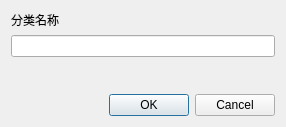
<?xml version="1.0" encoding="UTF-8"?>
<ui version="4.0">
 <class>AddClassifyDialog</class>
 <widget class="QDialog" name="AddClassifyDialog">
  <property name="geometry">
   <rect>
    <x>0</x>
    <y>0</y>
    <width>286</width>
    <height>127</height>
   </rect>
  </property>
  <property name="windowTitle">
   <string>添加分类</string>
  </property>
  <layout class="QVBoxLayout" name="verticalLayout">
   <item>
    <widget class="QLabel" name="label">
     <property name="text">
      <string>分类名称</string>
     </property>
    </widget>
   </item>
   <item>
    <widget class="QLineEdit" name="lineEdit"/>
   </item>
   <item>
    <spacer name="verticalSpacer">
     <property name="orientation">
      <enum>Qt::Vertical</enum>
     </property>
     <property name="sizeHint" stdset="0">
      <size>
       <width>20</width>
       <height>11</height>
      </size>
     </property>
    </spacer>
   </item>
   <item>
    <widget class="QDialogButtonBox" name="buttonBox">
     <property name="orientation">
      <enum>Qt::Horizontal</enum>
     </property>
     <property name="standardButtons">
      <set>QDialogButtonBox::Cancel|QDialogButtonBox::Ok</set>
     </property>
    </widget>
   </item>
  </layout>
 </widget>
 <resources/>
 <connections>
  <connection>
   <sender>buttonBox</sender>
   <signal>accepted()</signal>
   <receiver>AddClassifyDialog</receiver>
   <slot>accept()</slot>
   <hints>
    <hint type="sourcelabel">
     <x>248</x>
     <y>254</y>
    </hint>
    <hint type="destinationlabel">
     <x>157</x>
     <y>274</y>
    </hint>
   </hints>
  </connection>
  <connection>
   <sender>buttonBox</sender>
   <signal>rejected()</signal>
   <receiver>AddClassifyDialog</receiver>
   <slot>reject()</slot>
   <hints>
    <hint type="sourcelabel">
     <x>316</x>
     <y>260</y>
    </hint>
    <hint type="destinationlabel">
     <x>286</x>
     <y>274</y>
    </hint>
   </hints>
  </connection>
 </connections>
</ui>
